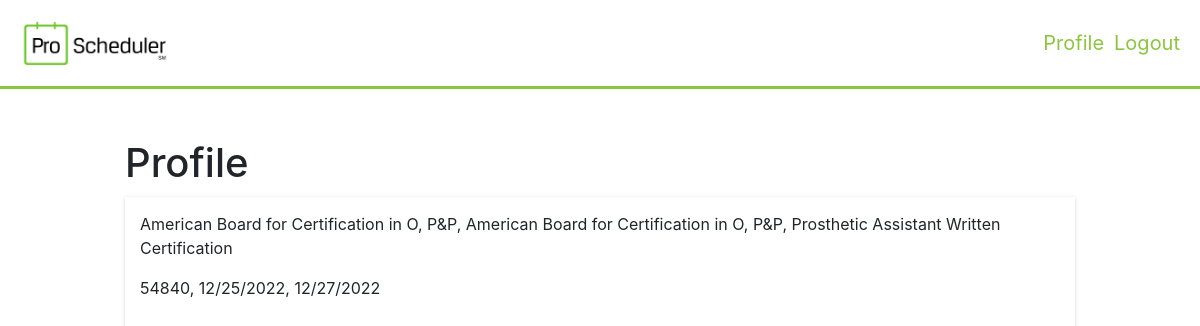
/profile/ (signed in), run on an earlier commit of the app's database.
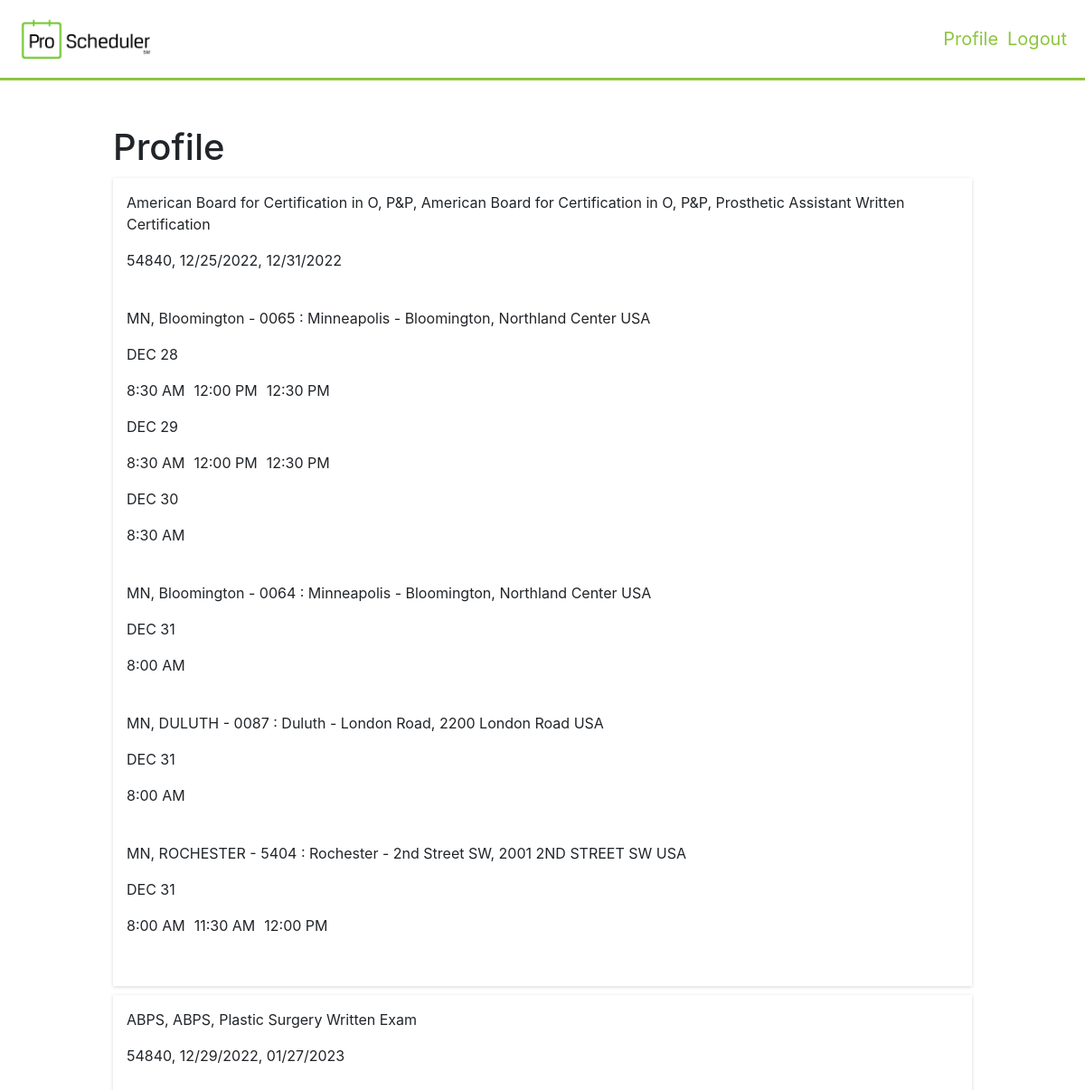
And on a later commit of the database.
### home/models.py (models this page shows, shortened)
class info(models.Model):
    user                        = models.ForeignKey(User, on_delete=models.CASCADE)
    test_sponsor                = models.CharField(max_length=100)
    test_program                = models.CharField(max_length=100)
    test_test                   = models.CharField(max_length=100, null=True, blank=True)
    address                     = models.CharField(max_length=50)
    start_date                  = models.CharField(max_length=50)
    end_date                    = models.CharField(max_length=50)
    got_result                  = models.BooleanField(default=False)

class got_address(models.Model):
    info                        = models.ForeignKey(info, on_delete=models.CASCADE)
    address                     = models.CharField(max_length=500)

class got_date(models.Model):
    address                     = models.ForeignKey(got_address, on_delete=models.CASCADE)
    date                        = models.CharField(max_length=100)

class got_time(models.Model):
    date                        = models.ForeignKey(got_date, on_delete=models.CASCADE)
    time                        = models.CharField(max_length=100)

### user_profile/views.py (the view)
# urls.py: path('', include('user_profile.urls')),
@login_required(login_url='login')
def user_profile(request):
    info_obj = info.objects.filter(user=request.user)
    got_address_obj = got_address.objects.all()
    got_date_obj = got_date.objects.all()
    got_time_obj = got_time.objects.all()
    context = {
        'title': 'profile',
        'info_obj': info_obj,
        'got_address_obj': got_address_obj,
        'got_date_obj': got_date_obj,
        'got_time_obj': got_time_obj
    }
    return render(request,'user_profile/profile.html',context)

### user_profile/templates/user_profile/profile.html (shortened to what this page needs)
{% extends "base.html" %}
{% load static %}
{% block head %}
    <link rel="stylesheet" href="{% static 'css/home.css' %}">
    <link rel="stylesheet" href="{% static 'css/profile.css' %}">
{% endblock %}
{% block content %}
<section class="dropdown-section">
    <div class="dropdown-section-inner-div">
        <h1 class="search-title">Profile</h1>
        <div class="info-div">
            {% for info in info_obj %}
                <div class="info-card">
                    <p>{{info.test_sponsor}}, {{info.test_program}}, {{info.test_test}}</p>
                    <p>{{info.address}}, {{info.start_date}}, {{info.end_date}}</p>
                    <br>
                    {% for address in got_address_obj %}
                        {% if address.info.id == info.id %}
                            <p>{{address.address}}</p>
                            {% for date in got_date_obj %}
                                {% if date.address.id == address.id %}
                                    <p>{{date.date}}</p>
                                    <div style="display: flex; gap: 10px;">
                                        {% for time in got_time_obj %}
                                            {% if time.date.id == date.id %}
                                                <p>{{time.time}}</p>
                                            {% endif %}
                                        {% endfor %}
                                    </div>
                                {% endif %}
                            {% endfor %}
                        {% endif %}
                        <br>
                    {% endfor %}
                </div>
            {% endfor %}
        </div>
    </div>
</section>
{% endblock %}

What changed in the data, as far as the page shows it:
changed info "American Board for Certification in O, P&P": end_date "12/27/2022" → "12/31/2022"
added got_address: address "MN, Bloomington - 0065 : Minneapolis - Bloomington, Northland Center USA", shown under info "American Board for Certification in O, P&P"
added got_date: date "DEC 28", shown under "MN, Bloomington - 0065 : Minneapolis - Bloomington, Northland Center USA"
added got_time: time "8:30 AM", shown under "DEC 28"
added got_time: time "12:00 PM", shown under "DEC 28"
added got_time: time "12:30 PM", shown under "DEC 28"
added got_date: date "DEC 29", shown under "MN, Bloomington - 0065 : Minneapolis - Bloomington, Northland Center USA"
added got_time: time "8:30 AM", shown under "DEC 29"
added got_time: time "12:00 PM", shown under "DEC 29"
added got_time: time "12:30 PM", shown under "DEC 29"
added got_date: date "DEC 30", shown under "MN, Bloomington - 0065 : Minneapolis - Bloomington, Northland Center USA"
added got_time: time "8:30 AM", shown under "DEC 30"
added got_address: address "MN, Bloomington - 0064 : Minneapolis - Bloomington, Northland Center USA", shown under info "American Board for Certification in O, P&P"
added got_date: date "DEC 31", shown under "MN, Bloomington - 0064 : Minneapolis - Bloomington, Northland Center USA"
added got_time: time "8:00 AM", shown under "DEC 31"
added got_address: address "MN, DULUTH - 0087 : Duluth - London Road, 2200 London Road USA", shown under info "American Board for Certification in O, P&P"
added got_date: date "DEC 31", shown under "MN, DULUTH - 0087 : Duluth - London Road, 2200 London Road USA"
added got_time: time "8:00 AM", shown under "DEC 31"
added got_address: address "MN, ROCHESTER - 5404 : Rochester - 2nd Street SW, 2001 2ND STREET SW USA", shown under info "American Board for Certification in O, P&P"
added got_date: date "DEC 31", shown under "MN, ROCHESTER - 5404 : Rochester - 2nd Street SW, 2001 2ND STREET SW USA"
added got_time: time "8:00 AM", shown under "DEC 31"
added got_time: time "11:30 AM", shown under "DEC 31"
added got_time: time "12:00 PM", shown under "DEC 31"
added info: test_sponsor "ABPS", test_program "ABPS", test_test "Plastic Surgery Written Exam", address "54840", start_date "12/29/2022", end_date "01/27/2023"
